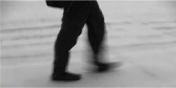
#> input picture assets/images/walkingman.png, 176 x 88 px
$ python insp.py
#> lines starting #> are read from the running program, lines starting #| are printed output that depends on the picture; after the words box and inside, x2 and y2 are one past the last pixel; in counts of white or black regions, pixels touching at a corner belong together
#> further down, image is the input picture: shape (88, 176, 3); mean B, G, R 148.4, 148.4, 148.4
import cv2
import numpy as np
import matplotlib.pyplot as plt

def compute_alpha_matte(image):
    """
    Computes the alpha matte of a motion-blurred image.
    White represents the moving object (alpha = 1),
    Black represents the background (alpha = 0).

    Parameters:
    - image: Blurred input image (BGR format)

    Returns:
    - alpha_matte: Computed alpha matte (grayscale transparency map)
    """
    # Convert the image to grayscale
    gray_image = cv2.cvtColor(image, cv2.COLOR_BGR2GRAY)

    # Estimate background as the brightest pixel in the image (static background)
    background_intensity = np.max(gray_image)
#> background_intensity = 212

    # To avoid divide by zero errors, we use np.maximum to ensure the denominator is at least 1
    alpha_matte = gray_image / np.maximum(gray_image + background_intensity, 1)
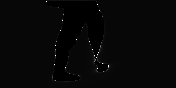
#> alpha_matte: shape (88, 176) float64; min 0.0275, max 45, mean 1.3; drawn with min black and max white

    # Clip values to be between 0 and 1
    alpha_matte = np.clip(alpha_matte, 0, 1)
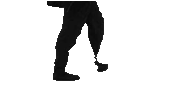
#> alpha_matte: shape (88, 176) float64; min 0.0275, max 1, mean 0.857

    # Apply Gaussian Blur to smooth the edges of the alpha matte (increased kernel size for more smoothing)
    alpha_matte = cv2.GaussianBlur(alpha_matte, (31, 31), 4)
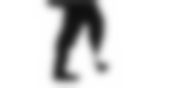
#> alpha_matte: shape (88, 176) float64; min 0.0596, max 1, mean 0.856

    # Use Canny edge detection to find the edges of the object
    edges = cv2.Canny((alpha_matte * 255).astype(np.uint8), 100, 200)
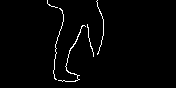
#> edges: shape (88, 176); 1.9% white in thin lines or dots, all inside (x1, y1, x2, y2) = (47, 0, 104, 82)

    # Apply the edges as a mask to highlight the object edges
    alpha_matte_with_edges = alpha_matte.copy()

    # Increase alpha values near the edges for transparency
    alpha_matte_with_edges[edges > 0] = 22.5  # Modify this value to control edge transparency
#> alpha_matte_with_edges: shape (88, 176) float64; 1.87% of pixels changed, all inside (x1, y1, x2, y2) = (47, 0, 104, 82)

    # Apply a threshold to further clean up the matte
    _, alpha_matte_with_edges = cv2.threshold(alpha_matte_with_edges, 0.38, 1, cv2.THRESH_BINARY)
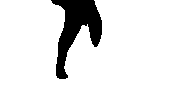
#> alpha_matte_with_edges: shape (88, 176) float64; values 0 (black) and 1 (white), 88.4% white; 1 black region, box (x1, y1, x2, y2) and area: (51, 0, 102, 79) 1796

    return alpha_matte_with_edges


def visualize_results(image, alpha_matte):
    """
    Visualizes the original image and the computed alpha matte.
    """
    plt.figure(figsize=(10, 5))

    # Original image
    plt.subplot(1, 2, 1)
    plt.imshow(cv2.cvtColor(image, cv2.COLOR_BGR2RGB))
    plt.title("Original Image")
    plt.axis("off")

    # Alpha matte
    plt.subplot(1, 2, 2)
    plt.imshow(alpha_matte, cmap='gray')
    plt.title("Alpha Matte with Edge Shades")
    plt.axis("off")

    plt.show()
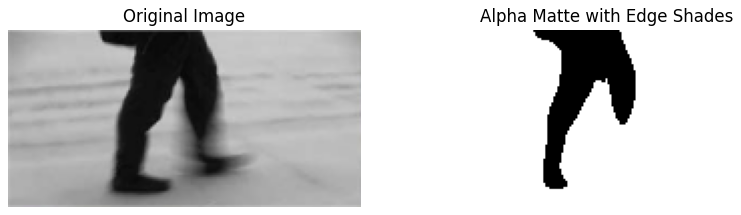
#> figure drawn by matplotlib, 2 panels


# Example Usage
if __name__ == "__main__":
    # Load the motion-blurred image (use your own path or image)
    image = cv2.imread("../assets/images/walkingman.png")

    # Compute alpha matte with edge highlighting
    alpha_matte = compute_alpha_matte(image)

    # Visualize the results
    visualize_results(image, alpha_matte)

#Gaussian Blur (cv2.GaussianBlur): Increased the kernel size to (31, 31) and set the standard deviation to 4 to create a more pronounced blur, smoothing out the edges of the moving object.

#Edge Detection (cv2.Canny): Used the Canny Edge Detector to find the edges in the alpha matte. The edges are highlighted in the alpha matte by increasing their transparency. You can adjust the threshold values (100 and 200) for more or less sensitivity to edges.

#Edge Highlighting: After finding the edges, I applied a mask to the alpha matte, setting the alpha value to 0.5 for the edges to make them semi-transparent. You can modify the 0.5 value to adjust how transparent or opaque the edges should appear. A lower value will make them more transparent.

#Thresholding: After applying the edge mask, I applied a thresholding step (0.3) to further distinguish the foreground from the background. You can adjust the threshold to fine-tune the transparency level.
